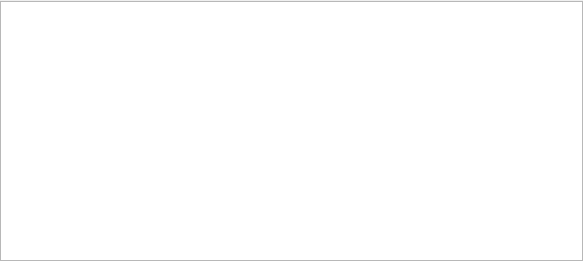
<ui version="4.0">
 <author/>
 <comment/>
 <exportmacro/>
 <class>RegisterRuleDetailWidget</class>
 <widget class="QWidget" name="RegisterRuleDetailWidget">
  <property name="geometry">
   <rect>
    <x>0</x>
    <y>0</y>
    <width>583</width>
    <height>261</height>
   </rect>
  </property>
  <property name="windowTitle">
   <string>Form</string>
  </property>
  <layout class="QVBoxLayout" name="verticalLayout">
   <property name="spacing">
    <number>0</number>
   </property>
   <property name="leftMargin">
    <number>0</number>
   </property>
   <property name="topMargin">
    <number>1</number>
   </property>
   <property name="rightMargin">
    <number>0</number>
   </property>
   <property name="bottomMargin">
    <number>0</number>
   </property>
   <item>
    <widget class="QTableWidget" name="tableWidget">
     <property name="enabled">
      <bool>true</bool>
     </property>
     <property name="sizePolicy">
      <sizepolicy hsizetype="Expanding" vsizetype="Expanding">
       <horstretch>0</horstretch>
       <verstretch>0</verstretch>
      </sizepolicy>
     </property>
     <property name="styleSheet">
      <string notr="true"/>
     </property>
    </widget>
   </item>
  </layout>
 </widget>
 <resources/>
 <connections/>
</ui>
